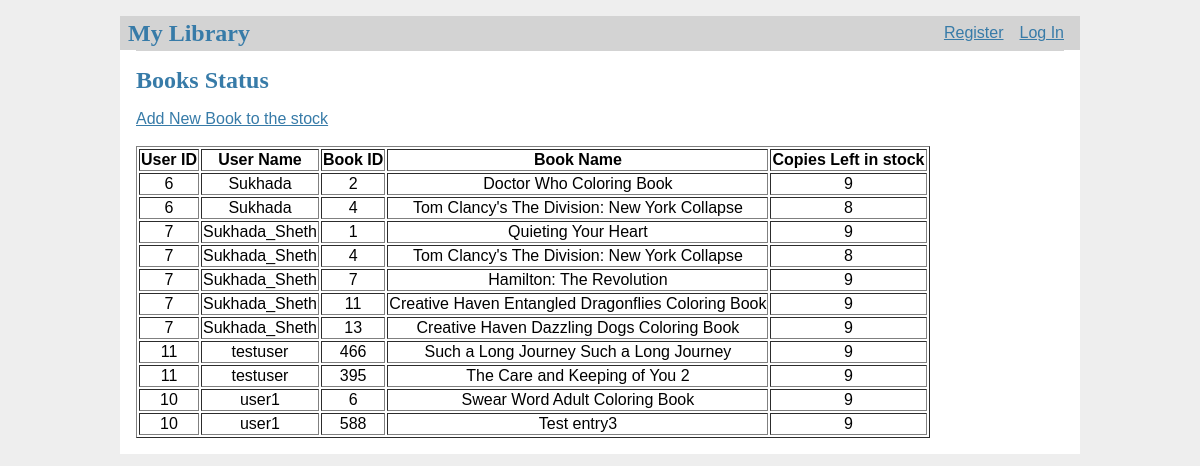
The app's page /trackthebooks/ with its own data.
### tables this page shows
CREATE TABLE library(
user_id INTEGER,
book_id INTEGER);

CREATE TABLE user (
  id INTEGER PRIMARY KEY AUTOINCREMENT,
  username TEXT UNIQUE NOT NULL,
  password TEXT NOT NULL
, role text not null default "user");

CREATE TABLE Book(
	book_id int not null primary key,
    book_name varchar(255),
    isbn_10 varchar(255),
    isbn_13 varchar(255),
    book_genre_id int,
    book_publisher_id int
, qty int not null default 10);

### flasklibrary/library.py (the view)
@bp.route('/trackthebooks/',methods=('GET', 'POST'))
def trackthebooks():
        db = get_db()
        book_tracker = db.execute(
                        'select user.id, username,  library.book_id , book.book_name , qty '
                        'from library '
                        'inner join user on library.user_id = user.id '
                        'inner join Book on library.book_id = book.book_id;'
                        )
        return render_template('library/trackthebooks.html', book_tracker=book_tracker  )

### flasklibrary/auth.py (called while the page is built)
@bp.before_app_request
def load_logged_in_user():
    user_id = session.get('user_id')
    if user_id is None:
        g.user = None
    else:
        g.user = get_db().execute(
            'SELECT * FROM user WHERE id = ?', (user_id,)
        ).fetchone()

### flasklibrary/db.py (called while the page is built)
def get_db():
    if 'db' not in g:
        g.db = sqlite3.connect(
            current_app.config['DATABASE'],
            detect_types=sqlite3.PARSE_DECLTYPES
        )
        g.db.row_factory = sqlite3.Row
    return g.db

### flasklibrary/templates/library/trackthebooks.html (shortened to what this page needs)
{% extends 'base.html' %}
{% block content %}
  <h1>Books Status</h1>
  <a href="{{ url_for('library.index') }}">Add New Book to the stock</a>
  <br><br>
  <table border="1">
      <tr>
          <th>User ID</th>
          <th>User Name</th>
          <th>Book ID</th>
          <th>Book Name</th>
          <th>Copies Left in stock</th>
      </tr>
      {% for book in book_tracker %}
          <tr>
              <td>{{ book['id'] }}</td>
              <td>{{ book['username'] }}</td>
              <td>{{ book['book_id'] }}</td>
              <td>{{ book['book_name'] }}</td>
              <td>{{ book['qty'] }}
          </tr>
      {% endfor %}
  </table>
{% endblock %}

### flasklibrary/templates/base.html (shortened to what this page needs)
<!doctype html>
<link rel="stylesheet" href="{{ url_for('static', filename='style.css') }}">
<nav>
  <h1>My Library</h1>
  <ul>
    {% if g.user %}
      <li><span>{{ g.user['username'] }}</span>
      <li><a href="{{ url_for('auth.logout') }}">Log Out</a>
    {% else %}
      <li><a href="{{ url_for('auth.register') }}">Register</a>
      <li><a href="{{ url_for('auth.login') }}">Log In</a>
    {% endif %}
  </ul>
</nav>
<section class="content">
  <header>
  </header>
  {% block content %}{% endblock %}
</section>

### flasklibrary/static/style.css (style rules this page uses)
h1, h2, h3, h4, h5, h6 { font-family: serif; color: #377ba8; margin: 1rem 0; }
a { color: #377ba8; }
nav { background: lightgray; display: flex; align-items: center; padding: 0 0.5rem; }
nav h1 { flex: auto; margin: 0; }
nav ul { display: flex; list-style: none; margin: 0; padding: 0; }
nav ul li a, nav ul li span, header .action { display: block; padding: 0.5rem; }
.content { padding: 0 1rem 1rem; }
.content > header { border-bottom: 1px solid lightgray; display: flex; align-items: flex-end; }
.content:last-child { margin-bottom: 0; }
td,tr,th { text-align: center; }

### records on screen
library: id "6", username "Sukhada", book_id "2", book_name "Doctor Who Coloring Book", qty "9"
library: id "6", username "Sukhada", book_id "4", book_name "Tom Clancy's The Division: New York Collapse", qty "8"
library: id "7", username "Sukhada_Sheth", book_id "1", book_name "Quieting Your Heart", qty "9"
library: id "7", username "Sukhada_Sheth", book_id "4", book_name "Tom Clancy's The Division: New York Collapse", qty "8"
library: id "7", username "Sukhada_Sheth", book_id "7", book_name "Hamilton: The Revolution", qty "9"
library: id "7", username "Sukhada_Sheth", book_id "11", book_name "Creative Haven Entangled Dragonflies Coloring Book", qty "9"
library: id "7", username "Sukhada_Sheth", book_id "13", book_name "Creative Haven Dazzling Dogs Coloring Book", qty "9"
library: id "11", username "testuser", book_id "466", book_name "Such a Long Journey Such a Long Journey", qty "9"
library: id "11", username "testuser", book_id "395", book_name "The Care and Keeping of You 2", qty "9"
library: id "10", username "user1", book_id "6", book_name "Swear Word Adult Coloring Book", qty "9"
library: id "10", username "user1", book_id "588", book_name "Test entry3", qty "9"
